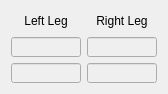
   <widget class="QWidget" name="gridLayoutWidget_2">
    <property name="geometry">
     <rect>
      <x>10</x>
      <y>470</y>
      <width>160</width>
      <height>81</height>
     </rect>
    </property>
    <property name="font">
     <font>
      <pointsize>9</pointsize>
     </font>
    </property>
    <layout class="QGridLayout" name="gridLayout_2">
     <item row="2" column="1">
      <widget class="QLineEdit" name="LE_OPT_RIGHTACCY">
       <property name="enabled">
        <bool>false</bool>
       </property>
       <property name="minimumSize">
        <size>
         <width>70</width>
         <height>20</height>
        </size>
       </property>
       <property name="maximumSize">
        <size>
         <width>70</width>
         <height>20</height>
        </size>
       </property>
       <property name="font">
        <font>
         <pointsize>9</pointsize>
        </font>
       </property>
       <property name="alignment">
        <set>Qt::AlignCenter</set>
       </property>
      </widget>
     </item>
     <item row="2" column="0">
      <widget class="QLineEdit" name="LE_OPT_LEFTACCY">
       <property name="enabled">
        <bool>false</bool>
       </property>
       <property name="minimumSize">
        <size>
         <width>70</width>
         <height>20</height>
        </size>
       </property>
       <property name="maximumSize">
        <size>
         <width>70</width>
         <height>20</height>
        </size>
       </property>
       <property name="font">
        <font>
         <pointsize>9</pointsize>
        </font>
       </property>
       <property name="alignment">
        <set>Qt::AlignCenter</set>
       </property>
      </widget>
     </item>
     <item row="1" column="0">
      <widget class="QLineEdit" name="LE_OPT_LEFTACCX">
       <property name="enabled">
        <bool>false</bool>
       </property>
       <property name="minimumSize">
        <size>
         <width>70</width>
         <height>20</height>
        </size>
       </property>
       <property name="maximumSize">
        <size>
         <width>70</width>
         <height>20</height>
        </size>
       </property>
       <property name="font">
        <font>
         <pointsize>9</pointsize>
        </font>
       </property>
       <property name="alignment">
        <set>Qt::AlignCenter</set>
       </property>
      </widget>
     </item>
     <item row="1" column="1">
      <widget class="QLineEdit" name="LE_OPT_RIGHTACCX">
       <property name="enabled">
        <bool>false</bool>
       </property>
       <property name="minimumSize">
        <size>
         <width>70</width>
         <height>20</height>
        </size>
       </property>
       <property name="maximumSize">
        <size>
         <width>70</width>
         <height>20</height>
        </size>
       </property>
       <property name="font">
        <font>
         <pointsize>9</pointsize>
        </font>
       </property>
       <property name="alignment">
        <set>Qt::AlignCenter</set>
       </property>
      </widget>
     </item>
     <item row="0" column="0">
      <widget class="QLabel" name="label_2">
       <property name="minimumSize">
        <size>
         <width>70</width>
         <height>20</height>
        </size>
       </property>
       <property name="maximumSize">
        <size>
         <width>70</width>
         <height>20</height>
        </size>
       </property>
       <property name="font">
        <font>
         <pointsize>9</pointsize>
        </font>
       </property>
       <property name="text">
        <string>Left Leg</string>
       </property>
       <property name="alignment">
        <set>Qt::AlignCenter</set>
       </property>
      </widget>
     </item>
     <item row="0" column="1">
      <widget class="QLabel" name="label_3">
       <property name="minimumSize">
        <size>
         <width>70</width>
         <height>20</height>
        </size>
       </property>
       <property name="maximumSize">
        <size>
         <width>70</width>
         <height>20</height>
        </size>
       </property>
       <property name="font">
        <font>
         <pointsize>9</pointsize>
        </font>
       </property>
       <property name="text">
        <string>Right Leg</string>
       </property>
       <property name="alignment">
        <set>Qt::AlignCenter</set>
       </property>
      </widget>
     </item>
    </layout>
   </widget>
